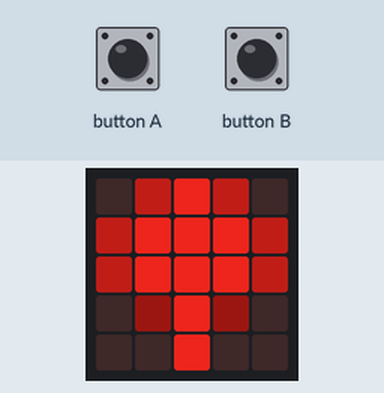
This program was run on a simulated BBC micro:bit running MicroPython. Parts: the board's 5×5 LED display. Inputs (shaded band) come from the test bench. Dim RGB values are drawn brighter than linear.

Above: at 5.0 s.
5.1 s: button A pressed for 0.15 s
At 14.6 s:
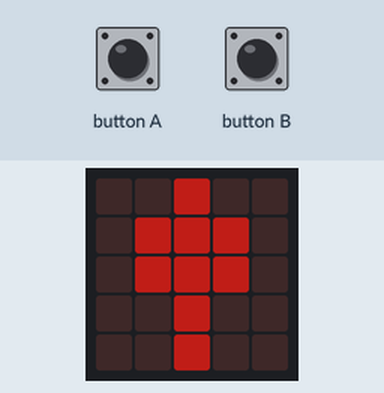
14.7 s: button B pressed for 0.15 s
At 22.4 s:
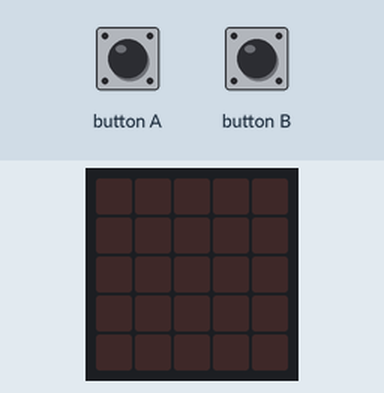

The program:

Oliver.py
```python
from microbit import *

#firework = Image("55555:55555:55555:55555:55555")
#sleep(100)
#firework = Image.HAPPY
#firework = Image.HEART
#firework = Image.SAD

firework = Image("05950:59995:59995:03930:01910")

#firework = Image("92429:28682:46864:28682:92429")
#firework = Image("05050:59995:95959:09590:00900")

display.show(firework)


def fade():
    for x in range(0, 5):
        for y in range(0, 5):
            # display.set_pixel(y,x,3)
            br = display.get_pixel(x, y)
            if br > 0:
                display.set_pixel(x, y, br-1)
            sleep(100)


fade()
fade()
fade()
fade()
fade()
fade()
fade()
fade()
fade()
fade()

while True:
    if button_a.was_pressed():
        display.show(firework)
        fade()

    if button_b.was_pressed():
        display.show(firework)
        fade()

    if accelerometer.was_gesture("shake"):
        display.show(firework)
        fade()
```
